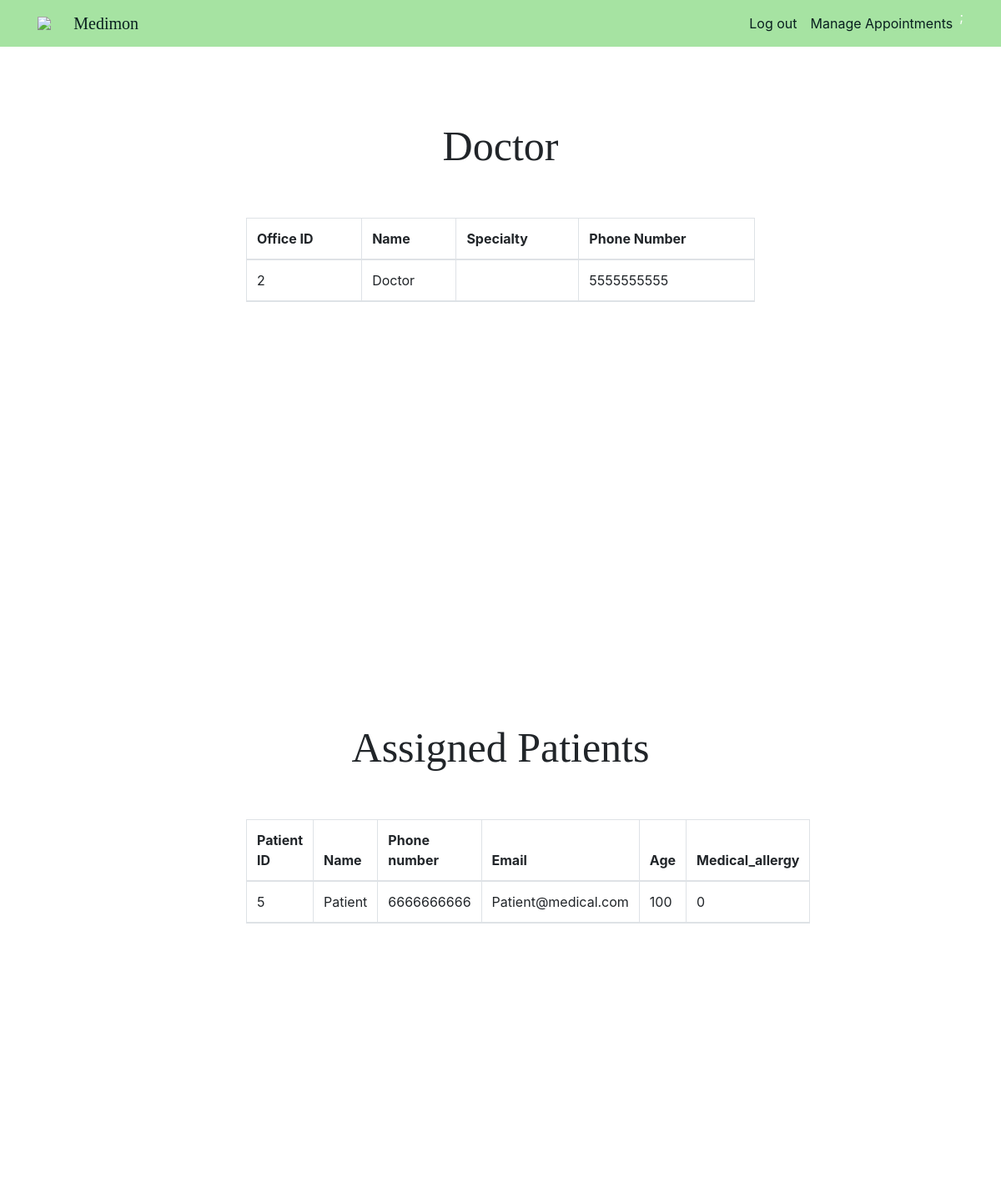
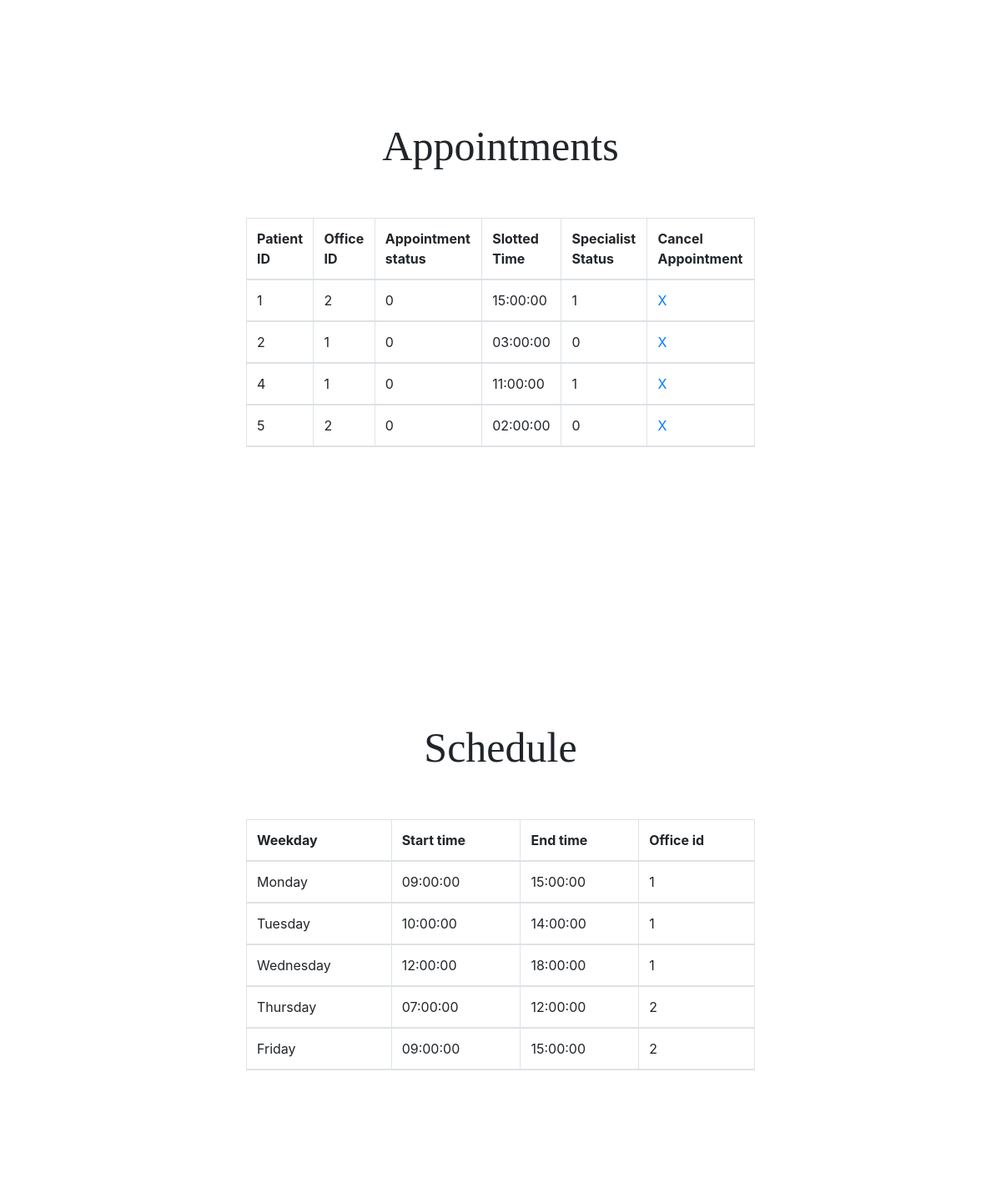
Screenshot of /doctorPages/doctorPage.php (signed in) with the database file from the repository (2 pictures, top to bottom).
### tables this page shows
CREATE TABLE DOCTOR (
	Doctor_id      INT AUTO_INCREMENT,
    Office_id      INT,
    Speciality     VARCHAR(30),
    Name           VARCHAR(20),
    Password       VARCHAR(255) NOT NULL,
    Phone_number   CHAR(10) UNIQUE,
    PRIMARY KEY (Doctor_id),
    FOREIGN KEY (Office_id) REFERENCES OFFICE(Office_id)
);

CREATE TABLE PATIENT (
	Patient_id           INT AUTO_INCREMENT,
    Primary_physician_id INT,
    Specialist_approved  BOOLEAN DEFAULT false,
    Name                 VARCHAR(20) NOT NULL,
    Password             VARCHAR(255) NOT NULL,
    Phone_number         CHAR(10) UNIQUE NOT NULL,
    Email                VARCHAR(254) UNIQUE,
    Age                  INT,
    Medical_allergy      BOOLEAN NOT NULL DEFAULT false,
    PRIMARY KEY (Patient_id),
    FOREIGN KEY (Primary_physician_id) REFERENCES DOCTOR(Doctor_id)
);

CREATE TABLE APPOINTMENT (
	Appointment_id        INT AUTO_INCREMENT,
    Patient_id            INT,
    Doctor_id             INT NOT NULL,
    Office_id             INT NOT NULL,
    Appointment_status_id INT NOT NULL DEFAULT 0,
    Appointment_status    VARCHAR(12) NOT NULL,
    Slotted_time          TIME NOT NULL,
    Specialist_status     BOOLEAN NOT NULL,  
    PRIMARY KEY (Appointment_id),
    FOREIGN KEY (Patient_id) REFERENCES PATIENT(Patient_id),
    FOREIGN KEY (Doctor_id) REFERENCES DOCTOR(Doctor_id),
    FOREIGN KEY (Office_id) REFERENCES OFFICE(Office_id)
);

CREATE TABLE WORK_INFO (
    Doctor_id  INT NOT NULL,
    Office_id  INT NOT NULL,
    Weekday    VARCHAR(10) CHECK(Weekday IN('Monday', 'Tuesday', 'Wednesday', 'Thursday', 'Friday', 'Saturday', 'Sunday')),
    Start_time TIME NOT NULL,
    End_time   TIME NOT NULL,
    PRIMARY    KEY (Doctor_id, Weekday),
    FOREIGN    KEY (Doctor_id) REFERENCES DOCTOR(Doctor_id)
);

### doctorPages/doctorPage.php (the view, shortened to what this page needs)
<?php
require_once "../php/config.php";
$id = $_SESSION["id"];
$sql = "SELECT Office_id, Name, Speciality, Phone_number FROM DOCTOR WHERE Doctor_id = '$id'";
$result = mysqli_query($db, $sql);
$tableResult = "";
if ($result->num_rows > 0) {
  $tableResult = "<tr>";
  while($row = $result-> fetch_assoc()) {
    $tableResult .= "<td>" . $row["Office_id"] . "</td><td>" . $row["Name"] . "</td><td>" . $row["Speciality"] .  "</td><td>" . $row["Phone_number"] . "</td>";
  }
  $tableResult .= "</tr>";
}
$sql = "SELECT Patient_id, Name, Phone_number, Email, Age, Medical_allergy FROM PATIENT WHERE Primary_physician_id = '$id'";
$result = mysqli_query($db, $sql);
$PtableResult = "";
if ($result->num_rows > 0) {
  $PtableResult = "<tr>";
  while($row = $result-> fetch_assoc()) {
    $PtableResult .= "<td>" . $row["Patient_id"] . "</td><td>"  . $row["Name"] . "</td><td>" . $row["Phone_number"] . "</td><td>" . $row["Email"] . "</td><td>" . $row["Age"] . "</td><td>" . $row["Medical_allergy"] . "</td>";
  }
  $PtableResult .= "</tr>";
}
$sql = "SELECT Patient_id, Office_id, Appointment_id, Appointment_status_id, Slotted_time, Specialist_status FROM APPOINTMENT WHERE Doctor_id = '$id'";
$result = mysqli_query($db, $sql);
$APtableResult = "";
if ($result->num_rows > 0) {
  while($row = $result-> fetch_assoc()) {
    $APtableResult .= "<tr>";
    $APtableResult .= "<td>" . $row["Patient_id"] . "</td><td>"  . $row["Office_id"] . "</td><td>" . $row["Appointment_status_id"] . "</td><td>" . $row["Slotted_time"] . "</td><td>" . $row["Specialist_status"] . "</td><td>
    <a href='../doctorPages/doctorPage.php?delete_id=" . $row["Appointment_id"] . "'>X</a>
    </td>";
    $APtableResult .= "</tr>";
  }
}
$SPtableResult = "";
$weekdays = [
  "Monday",
  "Tuesday",
  "Wednesday",
  "Thursday",
  "Friday"
];
foreach ($weekdays as $weekday) {
  $sql = "SELECT * FROM WORK_INFO WHERE Doctor_id = '$id' AND Weekday = '$weekday'";
  $result = mysqli_query($db, $sql);
  $row = $result -> fetch_assoc();
  $SPtableResult .= "<tr>";
  $SPtableResult .= "<td>" . $weekday . "</td><td>"  . $row["Start_time"] . "</td><td>" . $row["End_time"] . "</td><td>" . $row["Office_id"] . "</td>";
  $SPtableResult .= "</tr>";
}
?>
<!doctype html>
<html lang="en">
<head>
  <link rel="stylesheet" href="../css/style.css">
  <link rel="stylesheet" href="https://stackpath.bootstrapcdn.com/bootstrap/4.3.1/css/bootstrap.min.css"
>
</head>
<?php include_once("../php/header.php"); ?>
<section id="Doctors">
  <div class="main-container">
    <div class="main-wrap">
      <div class="text-center" id="Doctor-header">Doctor</div>
      <div class="container-fluid">
        <div class="row justify-content-center my-5">
          <div class="col-10">
            <table class="table table-bordered">
              <thead class="thead">
                <tr>
                  <th>Office ID</th>
                  <th>Name</th>
                  <th>Specialty</th>
                  <th>Phone Number</th>
                </tr>
                <?php echo $tableResult;?>
              </thead>
            </table>
          </div>
        </div>
      </div>
    </div>
  </div>
</section>
<section id="Doc's Patients">
  <div class="main-container">
    <div class="main-wrap">
      <div class="text-center" id="Doctor-header">Assigned Patients</div>
      <div class="container-fluid">
        <div class="row justify-content-center my-5">
          <div class="col-10">
            <table class="table table-bordered">
              <thead class="thead">
                <tr>
                  <th>Patient ID</th>
                  <th>Name</th>
                  <th>Phone number</th>
                  <th>Email</th>
                  <th>Age</th>
                  <th>Medical_allergy</th>
                </tr>
                <?php echo $PtableResult;?>
              </thead>
            </table>
          </div>
        </div>
      </div>
    </div>
  </div>
</section>
<section id="Doc's Patients">
  <div class="main-container">
    <div class="main-wrap">
      <div class="text-center" id="Doctor-header">Appointments</div>
      <div class="container-fluid">
        <div class="row justify-content-center my-5">
          <div class="col-10">
            <table class="table table-bordered">
              <thead class="thead">
                <tr>
                  <th>Patient ID</th>
                  <th>Office ID</th>
                  <th>Appointment status</th>
                  <th>Slotted Time</th>
                  <th>Specialist Status</th>
                  <th>Cancel Appointment</th>
                </tr>
                <?php echo $APtableResult;?>
              </thead>
            </table>
          </div>
        </div>
      </div>
    </div>
  </div>
</section>
<section id="Doc's Patients">
  <div class="main-container">
    <div class="main-wrap">
      <div class="text-center" id="Doctor-header">Schedule</div>
      <div class="container-fluid">
        <div class="row justify-content-center my-5">
          <div class="col-10">
            <table class="table table-bordered">
              <thead class="thead">
                <tr>
                  <th>Weekday</th>
                  <th>Start time</th>
                  <th>End time</th>
                  <th>Office id</th>
                </tr>
                <?php echo $SPtableResult;?>
              </thead>
            </table>
          </div>
        </div>
      </div>
    </div>
  </div>
</section>
</body>
</html>

### css/style.css (style rules this page uses)
html { height: 100%; }
.main-container { width:100%; display:flex; flex-direction:column; align-items:center; margin-top: 21px; margin-top: 21px; height: 150%; }
.main-container .main-wrap { width:768px; margin-top: 40px; }
.main-container { background-color: #ffffff; height: 700px; }
#Doctor-header { margin-top: 10%; margin-bottom: 20px; font-family:Cambria, Cochin, Georgia, Times, 'Times New Roman', serif; font: bold; font-size: 50px; }
* { padding: 0px; margin: 0px; box-sizing: border-box; }
table { width: 600px; }

### rows the page displays
doctor: Office "2", Name "Doctor", Phone_number "5555555555"
patient: Patient_id "5", Name "Patient", Phone_number "6666666666", Email "Patient@medical.com", Age "100", Medical_allergy "0"
appointment: Patient "1", Office "2", Appointment_status "0", Slotted_time "15:00:00", Specialist_status "1"
appointment: Patient "2", Office "1", Appointment_status "0", Slotted_time "03:00:00", Specialist_status "0"
appointment: Patient "4", Office "1", Appointment_status "0", Slotted_time "11:00:00", Specialist_status "1"
appointment: Patient "5", Office "2", Appointment_status "0", Slotted_time "02:00:00", Specialist_status "0"
work_info: weekday "Monday", Start_time "09:00:00", End_time "15:00:00", Office "1"
work_info: weekday "Tuesday", Start_time "10:00:00", End_time "14:00:00", Office "1"
work_info: weekday "Wednesday", Start_time "12:00:00", End_time "18:00:00", Office "1"
work_info: weekday "Thursday", Start_time "07:00:00", End_time "12:00:00", Office "2"
work_info: weekday "Friday", Start_time "09:00:00", End_time "15:00:00", Office "2"
